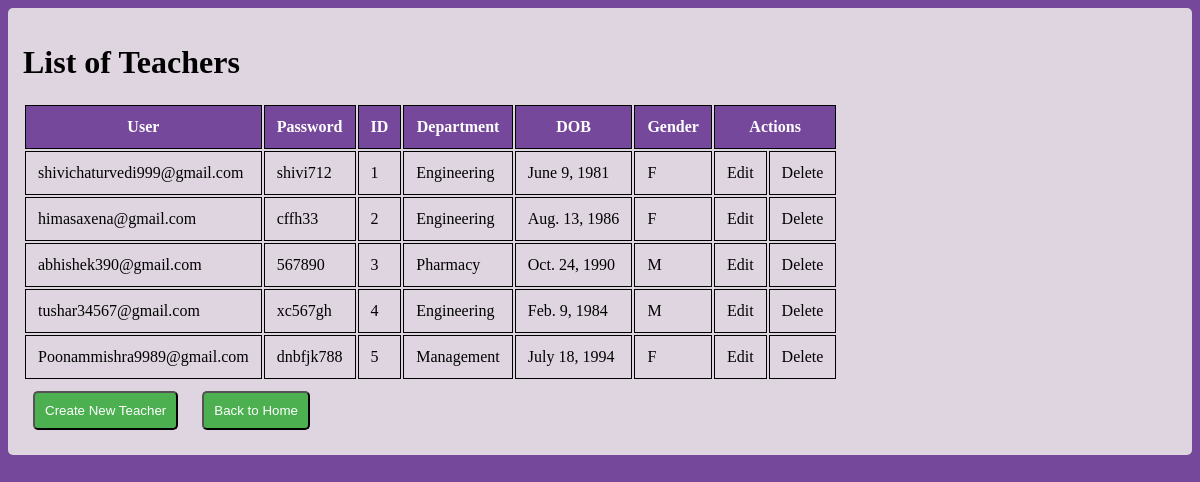
Screenshot of /teachers/ with the database file from the repository.
### erp/models.py (models this page shows, shortened)
class Teacher(models.Model):
    user = models.OneToOneField(CustomUser, on_delete=models.CASCADE, related_name='teacher_profile')
    password = models.CharField(max_length=25, default='abcd1234')
    id = models.CharField(primary_key=True, max_length=100)
    dept = models.ForeignKey(Dept, on_delete=models.CASCADE)
    dob = models.DateField()
    gender = models.CharField(max_length=1, choices=GENDER_CHOICES, default='M')

class CustomUser(AbstractBaseUser, PermissionsMixin):
    email = models.EmailField(unique=True)
    first_name = models.CharField(max_length=50)
    last_name = models.CharField(max_length=50)
    is_active = models.CharField(max_length=3, choices=[('yes', 'yes'), ('no', 'no')], default='yes')
    is_staff = models.CharField(max_length=3, choices=[('yes', 'yes'), ('no', 'no')], default='no')
    is_student = models.CharField(max_length=3, choices=[('yes', 'yes'), ('no', 'no')], default='yes')
    is_teacher = models.CharField(max_length=3, choices=[('yes', 'yes'), ('no', 'no')], default='no')
    date_joined = models.DateField(auto_now_add=True)
    groups = models.ManyToManyField(
        Group,
        related_name='customuser_set',  # Specify a custom related_name
        blank=True
    )
    user_permissions = models.ManyToManyField(
        Permission,
        related_name='customuser_set',  # Specify a custom related_name
        blank=True
    )
    objects = CustomUserManager()
    USERNAME_FIELD = 'email'
    REQUIRED_FIELDS = ['first_name', 'last_name']
    def __str__(self):
        return self.email

class Dept(models.Model):
    id = models.CharField(primary_key=True, max_length=100)
    name = models.CharField(max_length=100, default="Engineering")
    def __str__(self):
        return self.name

### erp/views.py (the view)
# urls.py: path('teachers/', views.teacher_list, name='teacher_list'),
def teacher_list(request):
    teachers = Teacher.objects.all()
    return render(request, 'erp/teacher_list.html', {'teachers': teachers})

### erp/templates/erp/teacher_list.html (shortened to what this page needs)
<!DOCTYPE html>
<html lang="en">
<head>
</head>
<body>
    <div class="container">
        <h1>List of Teachers</h1>
<table>
    <thead>
        <tr>
            <th>User</th>
            <th>Password</th>
            <th>ID</th>
            <th>Department</th>
            <th>DOB</th>
            <th>Gender</th>
            <th colspan="2">Actions</th>
        </tr>
    </thead>
    <tbody>
        {% for teacher in teachers %}
        <tr>
            <td>{{ teacher.user }}</td>
            <td>{{ teacher.password }}</td>
            <td>{{ teacher.id }}</td>
            <td>{{ teacher.dept }}</td>
            <td>{{ teacher.dob }}</td>
            <td>{{ teacher.gender }}</td>
            <td>
                <a href="{% url 'teacher_update' teacher.pk %}">Edit</a>
            </td>
            <td>
                <a href="{% url 'teacher_delete' teacher.pk %}">Delete</a>
            </td>
        </tr>
        {% endfor %}
    </tbody>
</table>
<button>
    <a href="{% url 'teacher_create' %}">Create New Teacher</a>
</button>
<button>
    <a href="{% url 'home' %}">Back to Home</a>
</button>
    </div>
</body>
</html>

### erp/templates/erp/teacher_list.html (style rules this page uses)
body { background-color: rgb(117, 72, 156); }
.container { background-color:rgb(223, 213, 225); padding: 15px; border-radius: 5px; }
table thead { background-color: rgb(117, 72, 156); color: white; }
table td, th { border: 1px solid #000; padding: 12px; }
a { text-decoration: none; color: black; }
button { background-color: #4CAF50; margin: 10px; padding: 10px; border-radius: 5px; }
button a { color: white; }

### rows the page displays
Teacher: user "shivichaturvedi999@gmail.com", password "shivi712", id "1", dept "Engineering", dob "June 9, 1981", gender "F"
Teacher: user "himasaxena@gmail.com", password "cffh33", id "2", dept "Engineering", dob "Aug. 13, 1986", gender "F"
Teacher: user "abhishek390@gmail.com", password "567890", id "3", dept "Pharmacy", dob "Oct. 24, 1990", gender "M"
Teacher: user "tushar34567@gmail.com", password "xc567gh", id "4", dept "Engineering", dob "Feb. 9, 1984", gender "M"
Teacher: user "Poonammishra9989@gmail.com", password "dnbfjk788", id "5", dept "Management", dob "July 18, 1994", gender "F"
